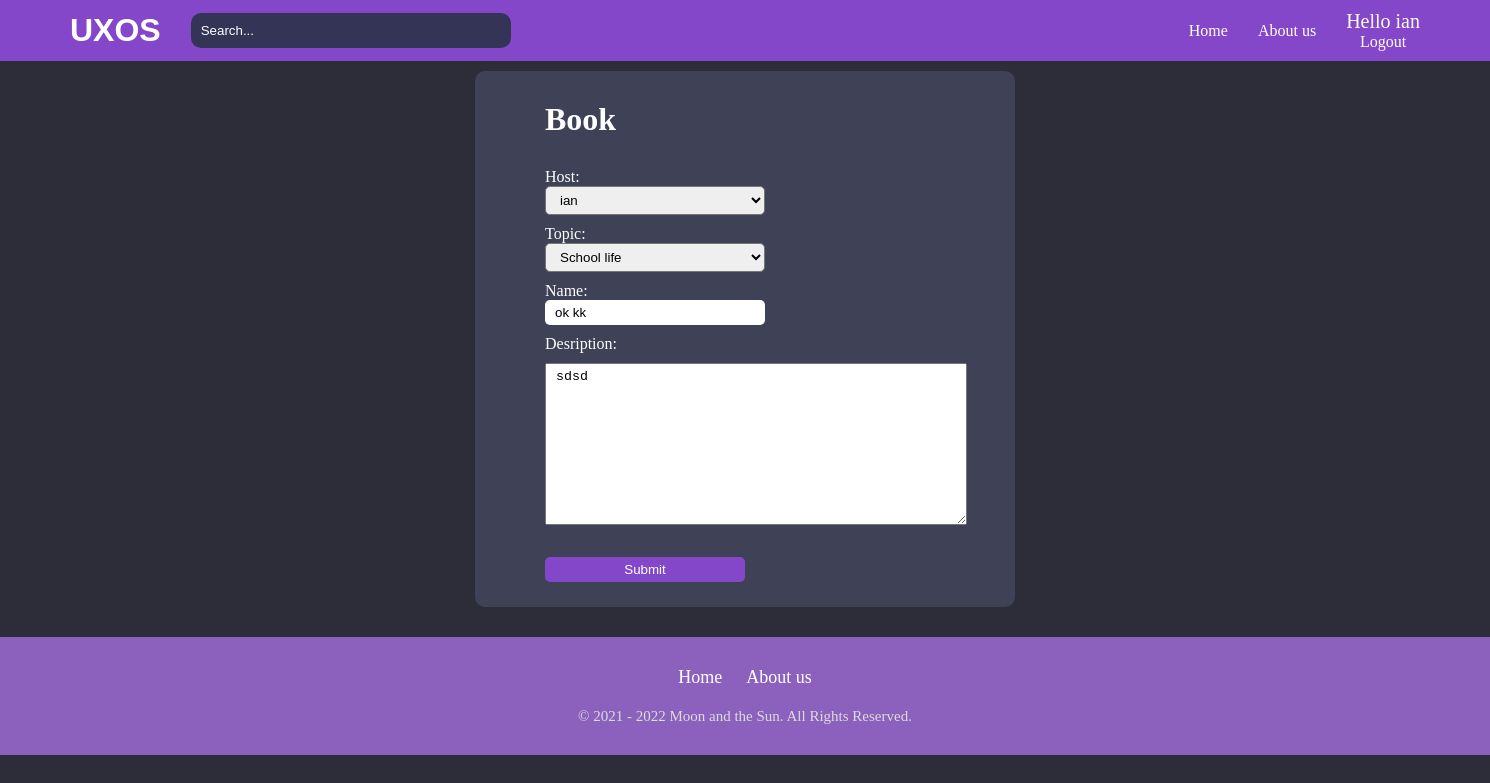
Screenshot of /update-room/23/ (signed in) with the database file from the repository.
### base/models.py (models this page shows, shortened)
class Room(models.Model):
    host = models.ForeignKey(User, on_delete=models.CASCADE, null=True)
    topic = models.ForeignKey(Topic, on_delete=models.CASCADE, null=True)
    name = models.CharField(max_length=200)
    desription = models.TextField(null=True, blank=True)
    participants = models.ManyToManyField(
        User, related_name='participants', blank=True)
    update = models.DateTimeField(auto_now=True)
    create = models.DateField(auto_now_add=True)
    class Meta:
        ordering = ['-update', '-create']

class Topic(models.Model):
    name = models.CharField(max_length=200)
    def __str__(self):
        return self.name

### base/views.py (the view)
# urls.py: path('update-room/<str:pk>/', views.updateRoom, name="update-room"),
@login_required(login_url='login')
def updateRoom(request, pk):
    room = Room.objects.get(id=pk)
    form = RoomForms(instance=room)
    if request.user != room.host:
        return HttpResponse('you are not allowed here')
    if request.method == 'POST':
        form = RoomForms(request.POST, instance=room)
        if form.is_valid():
            form.save()
            return redirect('home')
    context = {'form': form}
    return render(request, 'base/room_form.html', context)

### base/forms.py
class RoomForms(ModelForm):
    class Meta:
        model = Room
        fields = '__all__'

### base/templates/base/room_form.html (shortened to what this page needs)
{% extends 'main.html' %}
{% block content %}
<div class="containerr">
    <div class="content-form">
        <h1>Book</h1>
        <form method="POST" action="">
            <div class="center">
                {{form.as_p}}
            </div>
            <div class="submit-form">
                <div class="move">
                    <input type="submit" value="Submit">
                </div>
            </div>
        </form>
    </div>
</div>
{% endblock %}

### templates/navar.html (shortened to what this page needs)
<div class="continer-navar">
    <div class="content">
        <div class="left">
            <div class="logo">
                <a href="{% url 'home' %}"><h1>UXOS</h1></a>
            </div>
            <div class="search">
                <form method="GET" action="">
                    <input type="text" name="q" placeholder="Search...">
                </form>
            </div>
        </div>
        <div class="right_right">
            <div class= "about_us homm">
                <a href="{% url 'welcome' %}">Home</a>
            </div>
            <div class= "about_us">
                <a href="{% url 'about-us' %}">About us</a>
            </div>
            <div class="right">
                <div class="loggg">
                    {% if request.user.is_authenticated %}
                    <p>Hello {{request.user}}</p>
                    <a class="logt" href="{% url 'logout' %}">Logout</a>
                    {% else %}
                    <a class="log" href="{% url 'login' %}">Login</a>
                    {% endif %}
                </div>
            </div>
        </div>
    </div>
</div>

### templates/navar.html (style rules this page uses)
* { padding: 0; margin: 0; }
.continer-navar { background-color: #8547CA; margin-bottom: 10px; }
.continer-navar .content { display: flex; justify-content: space-between; padding: 10px 70px; align-items: center; }
.right_right { display: flex; align-items: center; }
.continer-navar .content .logo h1 { color: white; font-family: 'Lucida Sans', 'Lucida Sans Regular', 'Lucida Grande', 'Lucida Sans Unicode', Geneva, Verdana, sans-serif; }
.continer-navar .content .logo a { text-decoration: none; }
.continer-navar .content .left { display: flex; align-items: center; }
.continer-navar .content .left .search { margin-left: 30px; }
.continer-navar .content .left .search input { width: 300px; padding: 10px 10px; outline: none; background-color: #333456; border: none; border-radius: 10px; color: white; }
::placeholder { color: white; }
.right { display: flex; text-align: center; }
.right a { color: rgb(255, 255, 255); text-decoration: none; }
.about_us { margin-right: 30px; }
.about_us a { color: rgb(255, 255, 255); text-decoration: none; right: 100px; }
.right p { color: white; font-size: 20px; }

### base/templates/base/room_form.html (style rules this page uses)
.content-form h1 { color: white; padding-bottom: 30px; }
.submit-form { position: relative; margin-top: 10px; }
.submit-form .move { position: absolute; margin-top: -30px; }
.submit-form input { padding: 10px 40px; border-radius: 10px; border: none; cursor: pointer; color: white; background-color: rgb(133, 71, 202); }
.containerr { display: flex; justify-content: center; }
.content-form { border-radius: 10px; background-color: #3F4156; padding: 20px 70px; max-width: 400px; padding-top: 30px; margin-left: 30px; margin-right: 30px; }
.content-form label { color: white; padding-right: 1000px; }
.content-form select { width: 220px; padding: 5px 10px; border-radius: 5px; margin-bottom: 10px; }
.content-form input { width: 200px; padding: 5px 10px; border: none; outline: none; border-radius: 5px; margin-bottom: 10px; }
.center textarea { width: 400px; margin-top: 10px; margin-bottom: 30px; padding: 5px 10px; }

### templates/main.html (style rules this page uses)
body { background-color: #2D2D39; }

### rows the page displays
Room: host "ian", topic "School life", desription "sdsd"
Topic: name "ok kk"

### other values shown
{{ request.user }} "ian"
